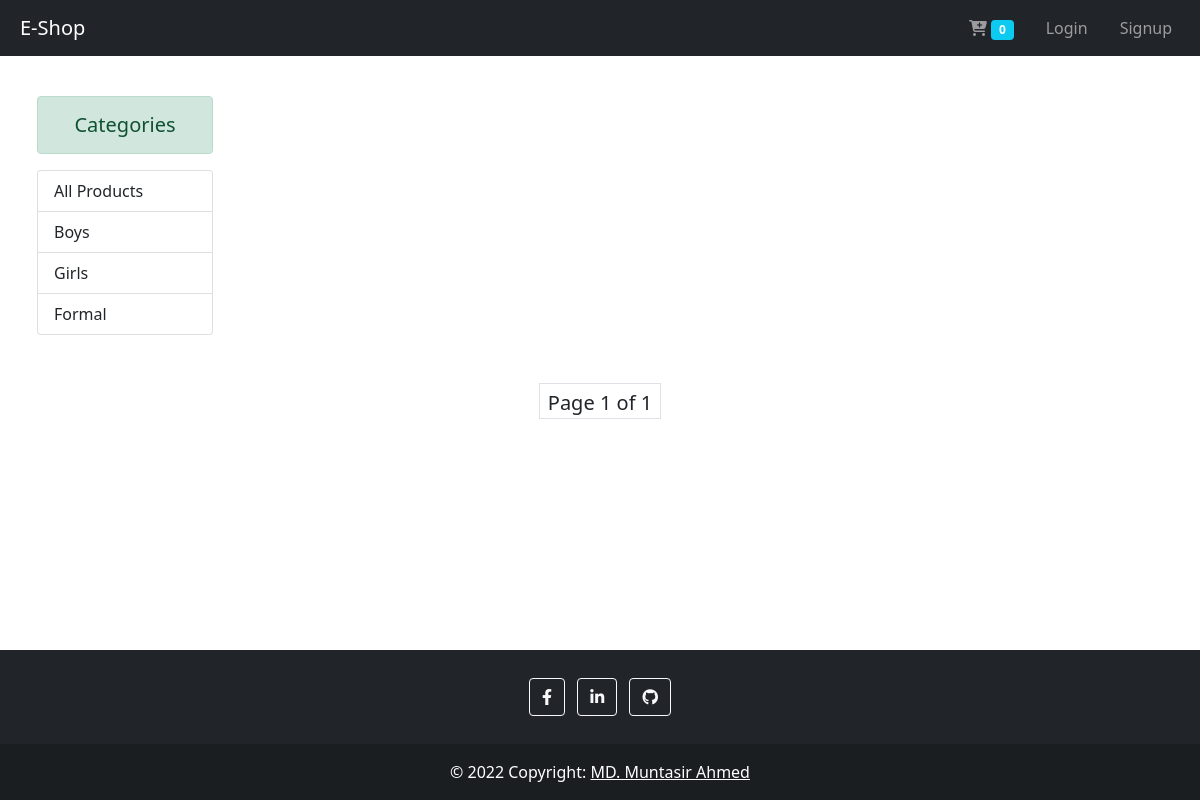
Page /?category=7 on the earlier database version.
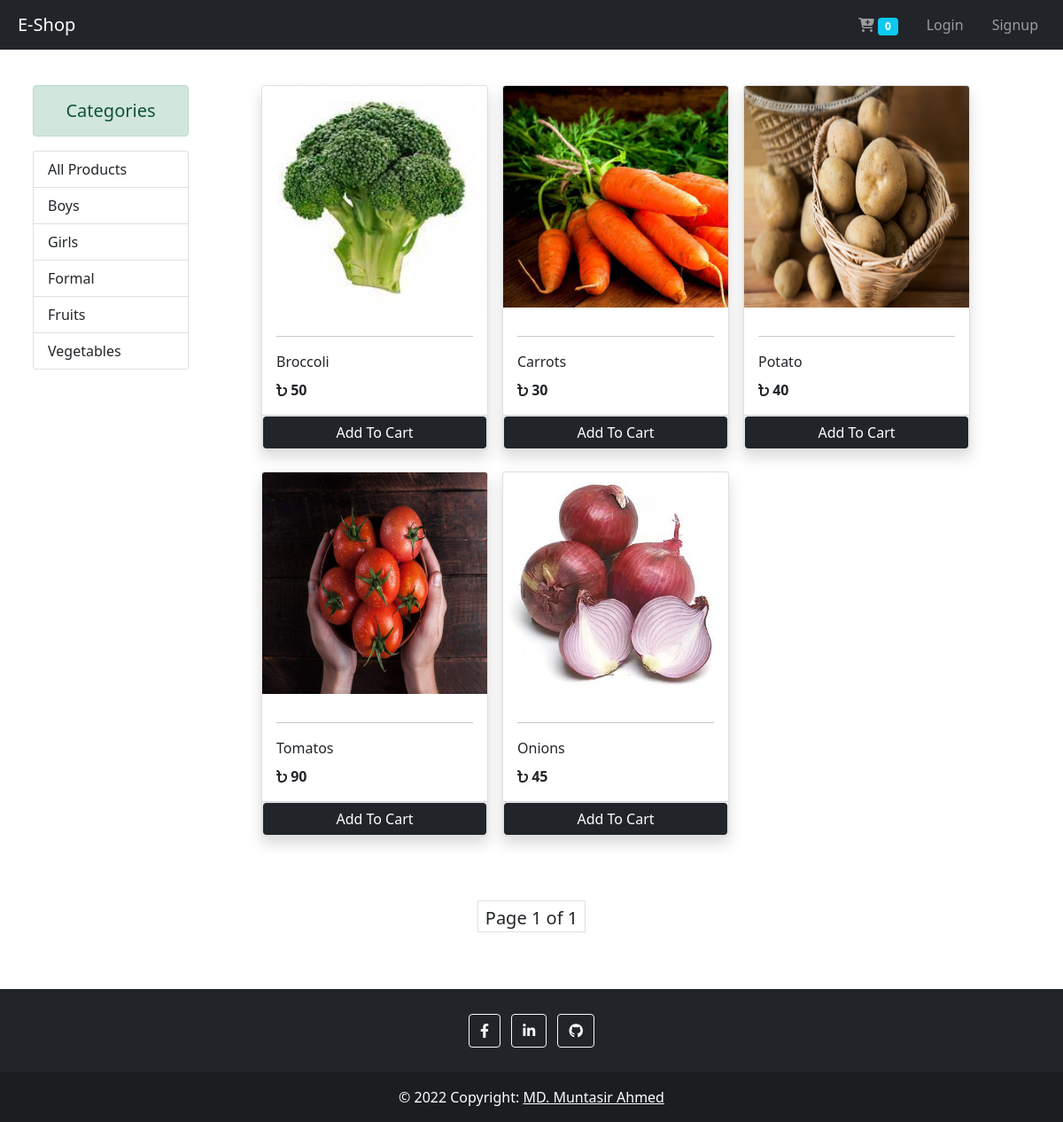
Same page on the later database version.
### store/models.py (models this page shows, shortened)
class Category(models.Model):
    name = models.CharField(max_length=20, default=1)
    @staticmethod
    def get_all_categories():
        return Category.objects.all()

class Product(models.Model):
    name = models.CharField(max_length=50)
    price = models.IntegerField(default=0)
    category = models.ForeignKey(
        Category, on_delete=models.CASCADE)
    description = models.CharField(
        max_length=200, default='', null=True, blank=True)
    image = models.ImageField(upload_to='uploads/products/')
    @staticmethod
    def get_all_products_by_categoryId(category_id):
        if category_id:
            return Product.objects.filter(category=category_id)
        else:
            return Product.objects.all()

### store/views.py (the view, shortened to what this page needs)
# urls.py: path('', views.Index.as_view(), name="index"),
class Index(View):
    def get(self, request):
        cart = request.session.get('cart')
        if not cart:
            request.session.cart = {}
        products = None
        categories = Category.get_all_categories()
        categoryId = request.GET.get('category')
        if categoryId:
            if categoryId == "-1":
                products = Product.get_all_products()
            else:
                products = Product.get_all_products_by_categoryId(
                    category_id=categoryId)
        else:
            products = Product.get_all_products()
        pagination = Paginator(products, 10)
        page = request.GET.get('page')
        venues = pagination.get_page(page)
        data = {
            'products': venues,
            'categories': categories,
        }
        return render(request, 'index.html', context=data)

### store/templatetags/cart.py (called while the page is built)
@register.filter(name='is_in_cart')
def is_in_cart(product, cart):
    keys = cart.keys()
    for id in keys:
        if int(id) == product.id:
            return True
    return False

### store/templates/index.html (shortened to what this page needs)
{% extends 'base.html' %}
{% load cart %}
{% load static %}
{% block styles %}
<link rel="stylesheet" href="{% static '/css/index.css' %}">
{% endblock styles %}
{% block content %}
<div class="container-fluid mt-5 pt-5">
    <div class="row">
        <div class="col-lg-2 mx-auto">
            <div>
                <p class="alert alert-success mb-3 font h5 text-center">Categories</p>
            </div>
            <div class="list-group" id="navitem_list">
                <a href="/?category=-1" class="list-group-item list-group-item-action">All Products</a>
                {% for category in categories %}
                <a href="/?category={{category.id}}" class="list-group-item list-group-item-action" active>{{category.name}}</a>
                {% endfor %}
            </div>
        </div>
        <div id="products" class="col-lg-9 mx-auto">
            <div class="row mx-auto">
                {% for product in products %}
                <div class="card mx-2 p-0 mb-4 shadow" id="{{product.id}}" style="width: 16rem;">
                    <img src="{{product.image.url}}" class="card-img-top image-cover" alt="" height="250px">
                    <div class="card-body">
                        <hr>
                        <p class="card-title">{{product.name}}</p>
                        <p class="card-text"><i class="fa-solid fa-bangladeshi-taka-sign"></i><b> {{product.price}}</b></p>
                    </div>
                    <div class="card-footer p-0">
                        {% if product|is_in_cart:request.session.cart %}
                        {% comment %} quantity increment and decrement starts {% endcomment %}
                        <div class="row g-0">
                            {% comment %} minus button starts {% endcomment %}
                            <form action="/#{{product.id}}" method="POST" class="col-2">
                                {% csrf_token %}
                                <input type="text" name="product" value="{{product.id}}" hidden>
                                <input type="text" name="remove" value="True" hidden>
                                <input type="submit" value=" - " class="btn btn-block btn-dark">
                            </form>
                            {% comment %} minus button ends {% endcomment %}
                            <div class="text-center col pt-2">{{product|cart_quantity:request.session.cart}} in Cart</div>
                            {% comment %} plus button starts {% endcomment %}
                            <form action="/#{{product.id}}" method="POST" class="col-2">
                                {% csrf_token %}
                                <input type="text" name="product" value="{{product.id}}" hidden>
                                <input type="submit" value=" + " class="btn btn-block btn-dark">
                            </form>
                            {% comment %} plus button ends {% endcomment %}
                        </div>
                        {% comment %} quantity increment and decrement starts {% endcomment %}
                        {% else %}
                        <form action="/#{{product.id}}" method="POST" class="btn-block">
                            <input type="submit" class="btn btn-dark border form-control" value="Add To Cart">
                        </form>
                        {% endif %}
                    </div>
                </div>
                {% endfor %}
            </div>
        </div>
    </div>
</div>
<div class="d-flex justify-content-center py-5 fs-5" aria-label="Page navigation example">
    <ul class="pagination">
        <li class="page-item text-center px-2 pt-1 border">Page {{products.number}} of {{products.paginator.num_pages}}</li>
    </ul>
</div>
{% endblock content %}

Differences in the rows shown:
added Category: name "Fruits"
added Category: name "Vegetables"
added Product: image (picture), name "Broccoli", price "50"
added Product: image (picture), name "Carrots", price "30"
added Product: image (picture), name "Potato", price "40"
added Product: image (picture), name "Tomatos", price "90"
added Product: image (picture), name "Onions", price "45"
